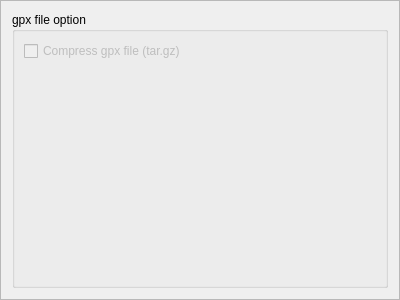
<?xml version="1.0" encoding="UTF-8"?>
<ui version="4.0">
 <class>IoGPXOptionsFrame</class>
 <widget class="QFrame" name="IoGPXOptionsFrame">
  <property name="geometry">
   <rect>
    <x>0</x>
    <y>0</y>
    <width>400</width>
    <height>300</height>
   </rect>
  </property>
  <property name="windowTitle">
   <string>Frame</string>
  </property>
  <property name="frameShape">
   <enum>QFrame::StyledPanel</enum>
  </property>
  <property name="frameShadow">
   <enum>QFrame::Raised</enum>
  </property>
  <layout class="QVBoxLayout" name="verticalLayout">
   <item>
    <widget class="QGroupBox" name="groupBox">
     <property name="title">
      <string>gpx file option</string>
     </property>
     <layout class="QVBoxLayout" name="verticalLayout_2">
      <item>
       <widget class="QCheckBox" name="checkBoxCompression">
        <property name="enabled">
         <bool>false</bool>
        </property>
        <property name="text">
         <string>Compress gpx file (tar.gz)</string>
        </property>
       </widget>
      </item>
      <item>
       <spacer name="verticalSpacer">
        <property name="orientation">
         <enum>Qt::Vertical</enum>
        </property>
        <property name="sizeHint" stdset="0">
         <size>
          <width>20</width>
          <height>40</height>
         </size>
        </property>
       </spacer>
      </item>
     </layout>
    </widget>
   </item>
  </layout>
 </widget>
 <resources/>
 <connections/>
</ui>
